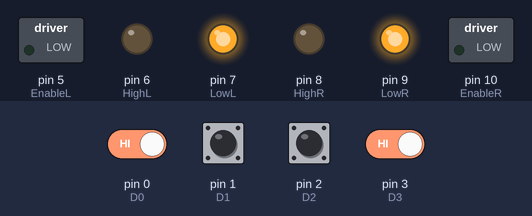
A sketch run on a simulated Arduino Mega 2560, built with avr-gcc and run on an emulated ATmega2560. On the bench: switched loads named in the sketch (green lamp = pin HIGH), output pins drawn as LEDs (lit = HIGH). The inputs (shaded band) are chosen by the test bench; at power-on: pin 0 (D0), pin 1 (D1), pin 2 (D2), pin 3 (D3) HIGH.

Above: at 1.2 s.
1.3 s: pin 0 (D0) driven LOW and pin 3 (D3) driven LOW
At 2.0 s:
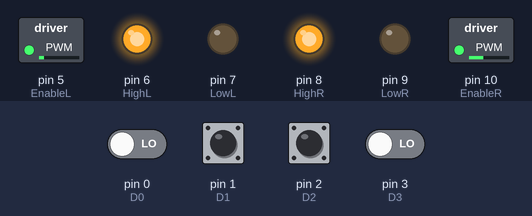
2.8 s: pin 0 (D0) driven HIGH
At 3.2 s:
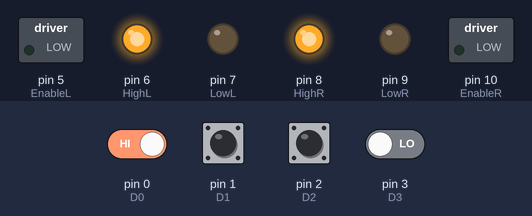
4.3 s: pin 3 (D3) driven HIGH
At 7.2 s:
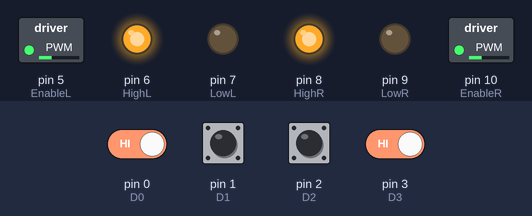
7.3 s: pin 3 (D3) driven LOW
At 8.2 s:
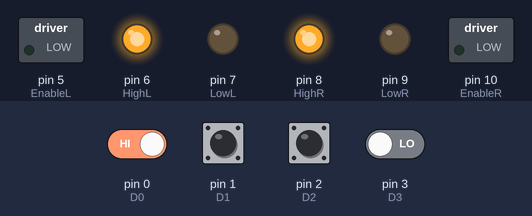
9.3 s: pin 0 (D0) driven LOW
12.3 s: pin 2 (D2) pulled LOW for 1 s
At 13.05 s:
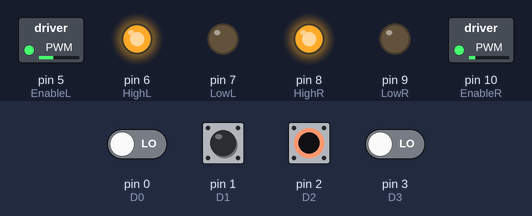
Timing chart, 0 to 15.3 s (numbered marks = the images above; inputs shaded):
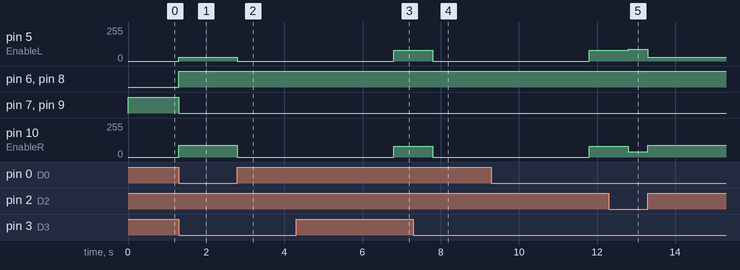

The sketch:

Arduino_Uno_Code.ino
```cpp
const int EnableL = 5;
const int HighL = 6;       // LEFT SIDE MOTOR
const int LowL =7;

const int EnableR = 10;
const int HighR = 8;       //RIGHT SIDE MOTOR
const int LowR =9;

const int D0 = 0;       //Raspberry pin 21    LSB
const int D1 = 1;       //Raspberry pin 22
const int D2 = 2;       //Raspberry pin 23
const int D3 = 3;       //Raspberry pin 24    MSB

int a,b,c,d,data;

void setup()
{
  pinMode(EnableL, OUTPUT);
  pinMode(HighL, OUTPUT);
  pinMode(LowL, OUTPUT);

  pinMode(EnableR, OUTPUT);
  pinMode(HighR, OUTPUT);
  pinMode(LowR, OUTPUT);

  pinMode(D0, INPUT_PULLUP);
  pinMode(D1, INPUT_PULLUP);
  pinMode(D2, INPUT_PULLUP);
  pinMode(D3, INPUT_PULLUP);
}

void Data()
{
   a = digitalRead(D0);
   b = digitalRead(D1);
   c = digitalRead(D2);
   d = digitalRead(D3);

   data = 8*d+4*c+2*b+a;
}

void Stop()
{
  digitalWrite(HighL, LOW);
  digitalWrite(LowL, HIGH);
  analogWrite(EnableL,0);

  digitalWrite(HighR, LOW);
  digitalWrite(LowR, HIGH);
  analogWrite(EnableR,0);
}

void Forward()
{
  digitalWrite(HighL, HIGH);
  digitalWrite(LowL, LOW);
  analogWrite(EnableL,80);

  digitalWrite(HighR, HIGH);
  digitalWrite(LowR, LOW);
  analogWrite(EnableR,80);
}

void Backward()
{
  digitalWrite(HighL, LOW);
  digitalWrite(LowL, HIGH);
  analogWrite(EnableL,80);

  digitalWrite(HighR, LOW);
  digitalWrite(LowR, HIGH);
  analogWrite(EnableR,80);
}

void Left1()
{
  digitalWrite(HighL, HIGH);
  digitalWrite(LowL, LOW);
  analogWrite(EnableL,50);

  digitalWrite(HighR, HIGH);
  digitalWrite(LowR, LOW);
  analogWrite(EnableR,90);
}

void Left2()
{
  digitalWrite(HighL, HIGH);
  digitalWrite(LowL, LOW);
  analogWrite(EnableL,40);

  digitalWrite(HighR, HIGH);
  digitalWrite(LowR, LOW);
  analogWrite(EnableR,90);
}

void Left3()
{
  digitalWrite(HighL, HIGH);
  digitalWrite(LowL, LOW);
  analogWrite(EnableL,30);

  digitalWrite(HighR, HIGH);
  digitalWrite(LowR, LOW);
  analogWrite(EnableR,90);
}

void Right1()
{
  digitalWrite(HighL, HIGH);
  digitalWrite(LowL, LOW);
  analogWrite(EnableL,90);

  digitalWrite(HighR, HIGH);
  digitalWrite(LowR, LOW);
  analogWrite(EnableR,50);
}

void Right2()
{
  digitalWrite(HighL, HIGH);
  digitalWrite(LowL, LOW);
  analogWrite(EnableL,90);

  digitalWrite(HighR, HIGH);
  digitalWrite(LowR, LOW);
  analogWrite(EnableR,40);
}

void Right3()
{
  digitalWrite(HighL, HIGH);
  digitalWrite(LowL, LOW);
  analogWrite(EnableL,90);

  digitalWrite(HighR, HIGH);
  digitalWrite(LowR, LOW);
  analogWrite(EnableR,30);
}

void Object()
{
  analogWrite(EnableL,0);
  analogWrite(EnableR,0);      //STOP
  delay(1000);
//-----------------------------------
  digitalWrite(HighL, HIGH);
  digitalWrite(LowL, LOW);
  analogWrite(EnableL,0);
                              //LEFT
  digitalWrite(HighR, HIGH);
  digitalWrite(LowR, LOW);
  analogWrite(EnableR,90);
  delay(1500);
//------------------------------------
  analogWrite(EnableL,0);
  analogWrite(EnableR,0);      //STOP
  delay(1000);
//------------------------------------
  digitalWrite(HighL, HIGH);
  digitalWrite(LowL, LOW);
  analogWrite(EnableL,80);
  digitalWrite(HighR, HIGH);  //FORWARD
  digitalWrite(LowR, LOW);
  analogWrite(EnableR,80);
  delay(300);
//------------------------------------
  analogWrite(EnableL,0);
  analogWrite(EnableR,0);      //STOP
  delay(1000);
//-----------------------------------
  digitalWrite(HighL, HIGH);
  digitalWrite(LowL, LOW);
  analogWrite(EnableL,90);
                               //RIGHT
  digitalWrite(HighR, HIGH);
  digitalWrite(LowR, LOW);
  analogWrite(EnableR,0);
  delay(2700);
//------------------------------------
  analogWrite(EnableL,0);
  analogWrite(EnableR,0);      //STOP
  delay(1000);
//------------------------------------
  digitalWrite(HighL, HIGH);
  digitalWrite(LowL, LOW);
  analogWrite(EnableL,80);
  digitalWrite(HighR, HIGH);  //FORWARD
  digitalWrite(LowR, LOW);
  analogWrite(EnableR,80);
  delay(500);
}

void loop()
{
  Data();
  if(data==0)
   {
     Forward();
   }
  else if(data==1)
   {
     Right1();
   }
  else if(data==2)
   {
     Right2();
   }
  else if(data==3)
   {
     Right3();
   }
  else if(data==4)
   {
     Left1();
   }
  else if(data==5)
   {
     Left2();
   }
  else if(data==6)
   {
     Left3();
   }
  else if (data==7)
   {
     analogWrite(EnableL, 0);
     analogWrite(EnableR, 0);
     delay(4000);

     analogWrite(EnableL, 80);
     analogWrite(EnableR, 80);
     delay(1000);
   }
  else if (data == 8)
   {
     Stop();
   }
  else if (data == 9)
   {
     analogWrite(EnableL, 0);
     analogWrite(EnableR, 0);
     delay(4000);
   }
  else if (data>9)
   {
     Stop();
   }
}
```

Measured:
- after the input at 1.3 s, pin 5 (EnableL): 0/255 → 30/255 at once; pin 6 (HighL), pin 8 (HighR): LOW → HIGH at once; pin 7 (LowL), pin 9 (LowR): HIGH → LOW at once; pin 10 (EnableR): 0/255 → 90/255 at once
- after the input at 2.8 s, pin 5 (EnableL): 30/255 → 0/255 at once; pin 10 (EnableR): 90/255 → 0/255 at once
- after the input at 4.3 s, pin 10 (EnableR): 0/255 → 80/255 after 2.5 s
- after the input at 7.3 s, pin 6 (HighL), pin 8 (HighR): stays HIGH (without the input it goes to LOW after 0.50 s); pin 7 (LowL), pin 9 (LowR): stays LOW (without the input it goes to HIGH after 0.50 s)
- after the input at 12.3 s, pin 5 (EnableL): 80/255 → 90/255 after 0.50 s, → 30/255 0.50 s later; pin 10 (EnableR): 80/255 → 40/255 after 0.50 s, → 90/255 0.50 s later
